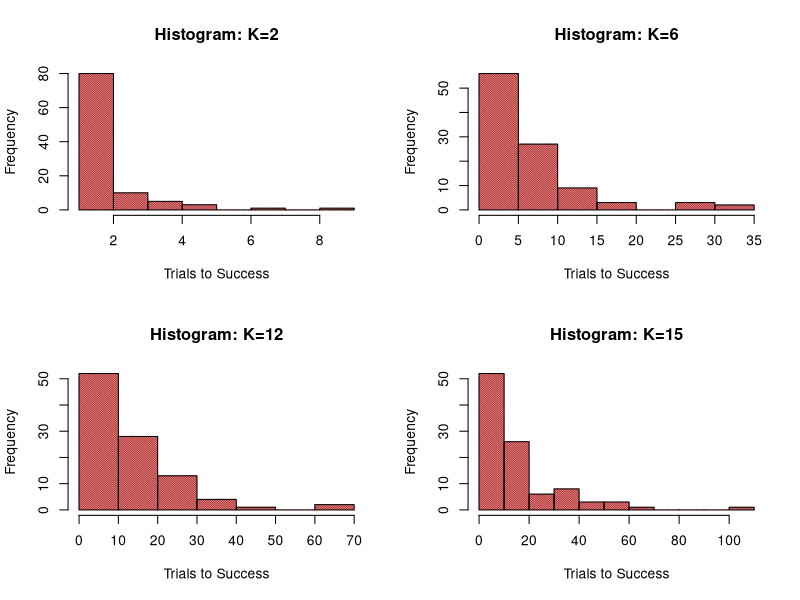
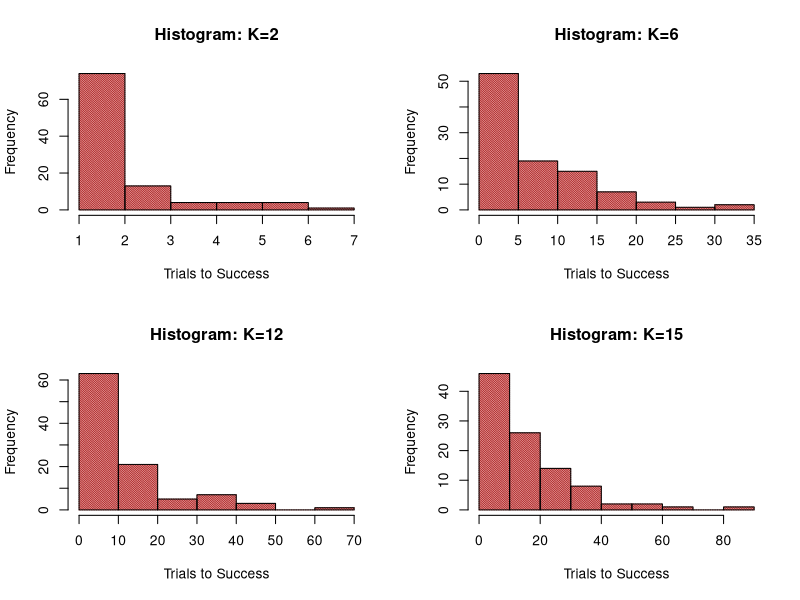
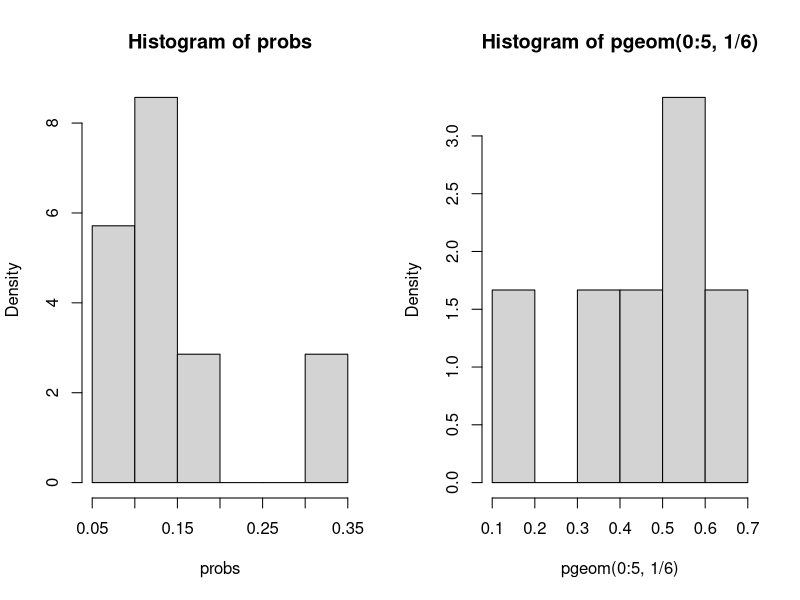

The R source for these figures, in order: (Note: a time limit stopped this script after it produced the figures.)
## ---- chunk 1
knitr::opts_chunk$set(echo = TRUE)
## ---- chunk 2
library(tidyverse)
library(ggplot2)
set.seed(12345)

K <- c(1:5)
prob <- 1/K
print(prob)
## ---- chunk 3
sim.K <- function(n.sim, K){
  
  # K: K-sided die
  # n.sim: number of simulation runs
  
  result <- rep(NA, times=n.sim)
  
  for(i in 1:n.sim){
    
    count <- 0
    roll.K <- FALSE
    while(!roll.K){
      
      count <- count+1
      x <- sample(1:K, size=1)
      #			print(x) # for testing purposes.
      if(x==K){
        roll.K <- TRUE
        result[i] <- count
      } # end if
      
    } # end while loop
    
  } # end for loop
  
  return(result)
} # end function
## ---- chunk 4

Ksims <-  as.data.frame(cbind(sim.K(100,2), sim.K(100, 6), sim.K(100, 12), sim.K(100, 15)))
colnames(Ksims) <- c("K=2", "K=6", "K=12", "K=15")

par(mfrow=c(2,2))

hist(Ksims$"K=2", main = "Histogram: K=2", 
     xlab = "Trials to Success", ylab = "Frequency", 
     col = "firebrick", density = 75,
     angle = 50, border = "black")

hist(Ksims$"K=6", main = "Histogram: K=6", 
     xlab = "Trials to Success", ylab = "Frequency", 
     col = "firebrick", density = 75,
     angle = 50, border = "black")

hist(Ksims$"K=12", main = "Histogram: K=12", 
     xlab = "Trials to Success", ylab = "Frequency", 
     col = "firebrick", density = 75,
     angle = 50, border = "black")

hist(Ksims$"K=15", main = "Histogram: K=15", 
     xlab = "Trials to Success", ylab = "Frequency", 
     col = "firebrick", density = 75,
     angle = 50, border = "black")

## ---- chunk 5
Ksims <-  as.data.frame(cbind(sim.K(100,2), sim.K(100, 6), sim.K(100, 12), sim.K(100, 15)))
colnames(Ksims) <- c("K=2", "K=6", "K=12", "K=15")

par(mfrow=c(2,2))

hist(Ksims$"K=2", main = "Histogram: K=2", 
     xlab = "Trials to Success", ylab = "Frequency", 
     col = "firebrick", density = 75,
     angle = 50, border = "black")

hist(Ksims$"K=6", main = "Histogram: K=6", 
     xlab = "Trials to Success", ylab = "Frequency", 
     col = "firebrick", density = 75,
     angle = 50, border = "black")

hist(Ksims$"K=12", main = "Histogram: K=12", 
     xlab = "Trials to Success", ylab = "Frequency", 
     col = "firebrick", density = 75,
     angle = 50, border = "black")

hist(Ksims$"K=15", main = "Histogram: K=15", 
     xlab = "Trials to Success", ylab = "Frequency", 
     col = "firebrick", density = 75,
     angle = 50, border = "black")
## ---- chunk 6
Ksims100 <- rbind(c(mean(sim.K(100,2)), mean(sim.K(100, 6)), mean(sim.K(100, 12)), mean(sim.K(100, 15))))

Ksims1000 <-  rbind(c(mean(sim.K(1000,2)), mean(sim.K(1000, 6)), mean(sim.K(1000, 12)), mean(sim.K(1000, 15))))

Ksims10000 <-  rbind(c(mean(sim.K(10000,2)), mean(sim.K(10000, 6)), mean(sim.K(10000, 12)), mean(sim.K(10000, 15))))

Ksims100000 <-  rbind(c(mean(sim.K(100000,2)), mean(sim.K(100000, 6)), mean(sim.K(100000, 12)), mean(sim.K(100000, 15))))

KbyN <- as.data.frame(t(rbind(Ksims100, Ksims1000, Ksims10000, Ksims100000)))
colnames(KbyN) <-c("N=100", "N=1000", "N= 10000", "N=100000")
rownames(KbyN) <- c(" K=2", "K=6", "K= 12", "K= 15")
print(KbyN)
## ---- chunk 7
k6n1000 <- sim.K(1000,  6)

probs <-t(as.data.frame(c(sum(k6n1000 == 1)/1000, sum(k6n1000 == 2)/1000, sum(k6n1000 == 3)/1000, sum(k6n1000 == 4)/1000, sum(k6n1000 == 5)/1000, sum(k6n1000 == 6)/1000, sum(k6n1000 > 6)/1000)))

colnames(probs) <-c("x=1","x=2","x=3","x=4","x=5","x=6","x=7+")
rownames(probs) <- c("X=x")

print(probs)
## ---- chunk 8
x <- c(0, 1, 2, 3, 4, 5, 6)
dfunc <- dgeom(x,1/6)
pfunc <- pgeom(x, 1/6)

print(dfunc)
print(pfunc)
## ---- chunk 9
par(mfrow = c(1,2))

 hist(probs, probability = TRUE)
 hist(pgeom(0:5, 1/6), probability = TRUE)

## ---- chunk 10
nsim <- 5000
means <- rep(NA, times = nsim)
for(i in 1:nsim){
    means[i] <- mean(sim.K(i,6)) 
    
  } # end for loop
  

means<- as.data.frame(means)
means[ , 2] <- 1:5000
colnames(means) <- c("Mean", "N_Sims")

plot(means$N_Sims,means$Mean)
abline(h=6)
## ---- chunk 11
probmore12 <- pgeom(12,1/6)
print(probmore12)
    
    
## ---- chunk 12
prob666 <- pgeom(0,1/6)**3
print(prob666)
## ---- chunk 13
perc95th <- qgeom(.95, 1/6)
print(perc95th)

## ---- chunk 14
lambda <- 2.4
x18 <- rexp(1000, 1/lambda)
hist(x18)

## ---- chunk 15
pbet2and4 <- pexp(4,1/lambda) - pexp(2, 1/lambda)
print(pbet2and4)
## ---- chunk 16
morethan9 <- 1- pexp(9,1/lambda)
print(morethan9)
## ---- chunk 17
sim.exp <- function(lambda, n_sims, n_samples){
  
  # stop function if input invalid
  if(any(c(lambda, n_sims, n_samples) <= 0)){return("error!")}
  mean_vector <- rep(NA, times= n_sims) # empty results vector
  for(i in 1:n_sims){
    x <- rexp(n_samples, 1/lambda) # simulate
    mean_vector[i] <- mean(x) # compute x-bar
    rm(x) # clear memory
  } # end for loop
  return(mean_vector) #output
} # end function


## ---- chunk 18
lambda = 2.4
n_sims <- 1000
n_samples <- 40
xbar <- sim.exp(lambda, n_sims, n_samples)

hist(xbar)

## ---- chunk 19
mean18 <- mean(x18)
var18 <- mean18**2
varpop <- 2.4**2

print(var18)
print(varpop)
## ---- chunk 20
hist(xbar, probability = TRUE)
abline(v=c(lambda,mean18), col=c("red","blue"))
## ---- chunk 21

x=seq(0,8,0.01)
hist(xbar, freq=FALSE, breaks= 35, col="green",
     main= "Distribution of Exponential function mean 
     (simulated vs theoretical)",
     xlab="Simulated means")
curve(dnorm(x, mean=mean18, sd=2.4/sqrt(40)), add=TRUE, col="blue",
      lwd=2)
lines(density(xbar), lty="dashed", lwd=2)
abline(v=mean18, lwd=3, col="blue")
abline(v=2.4, lwd=3, col= "red")
legend("topright", lty=c(1,2,1), col=c("blue","black","red"),
       legend=c("Theoretical distribution", "Simulated distribution",
                "Theoretical Mean"))
## ---- chunk 22
lambda = 2.4
n_sims <- 10000
n_samples <- 40
xbar <- sim.exp(lambda, n_sims, n_samples)

hist(xbar)
